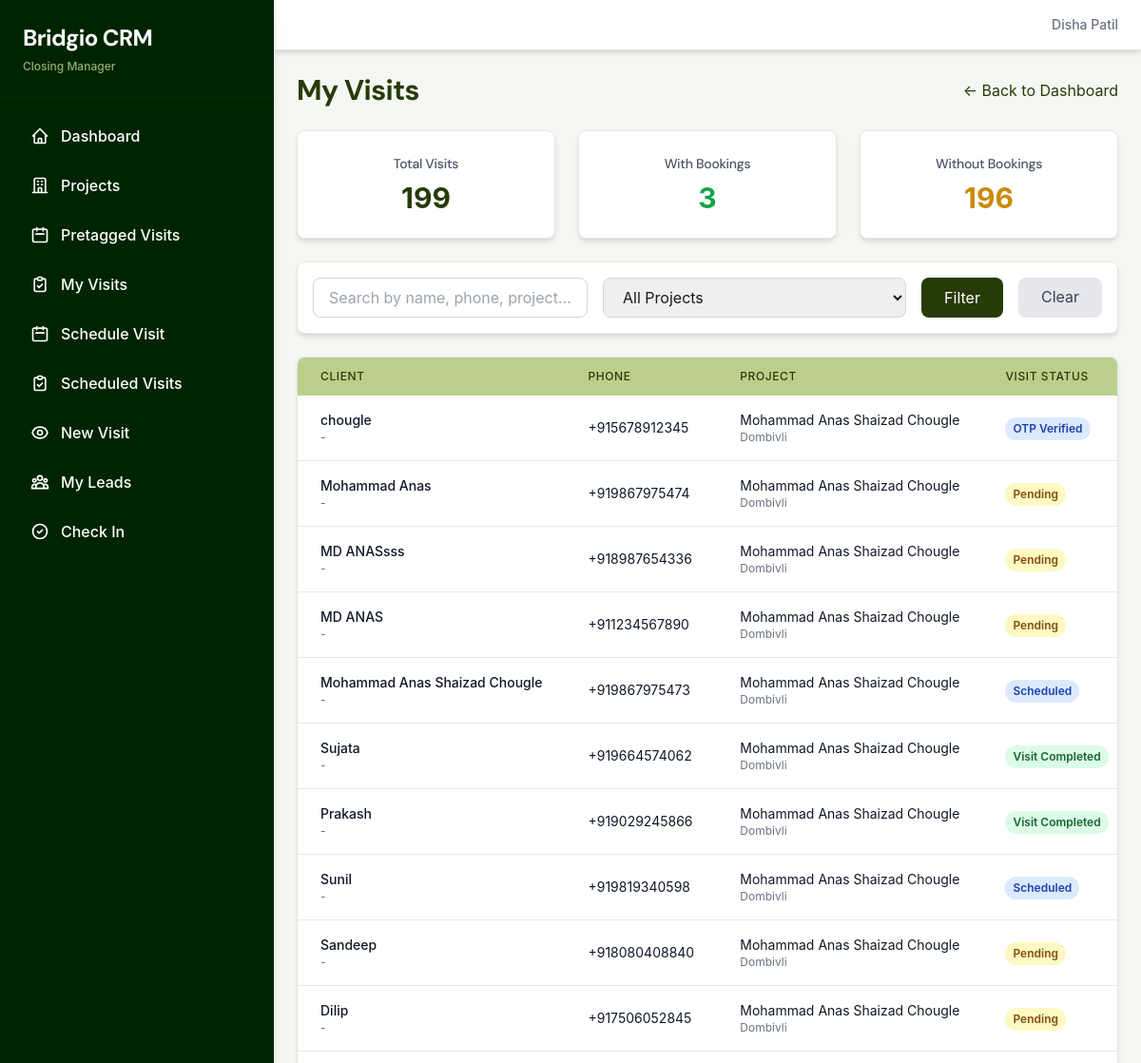
The page /leads/my-visits/ (signed in, upper part) on the database as committed earlier.
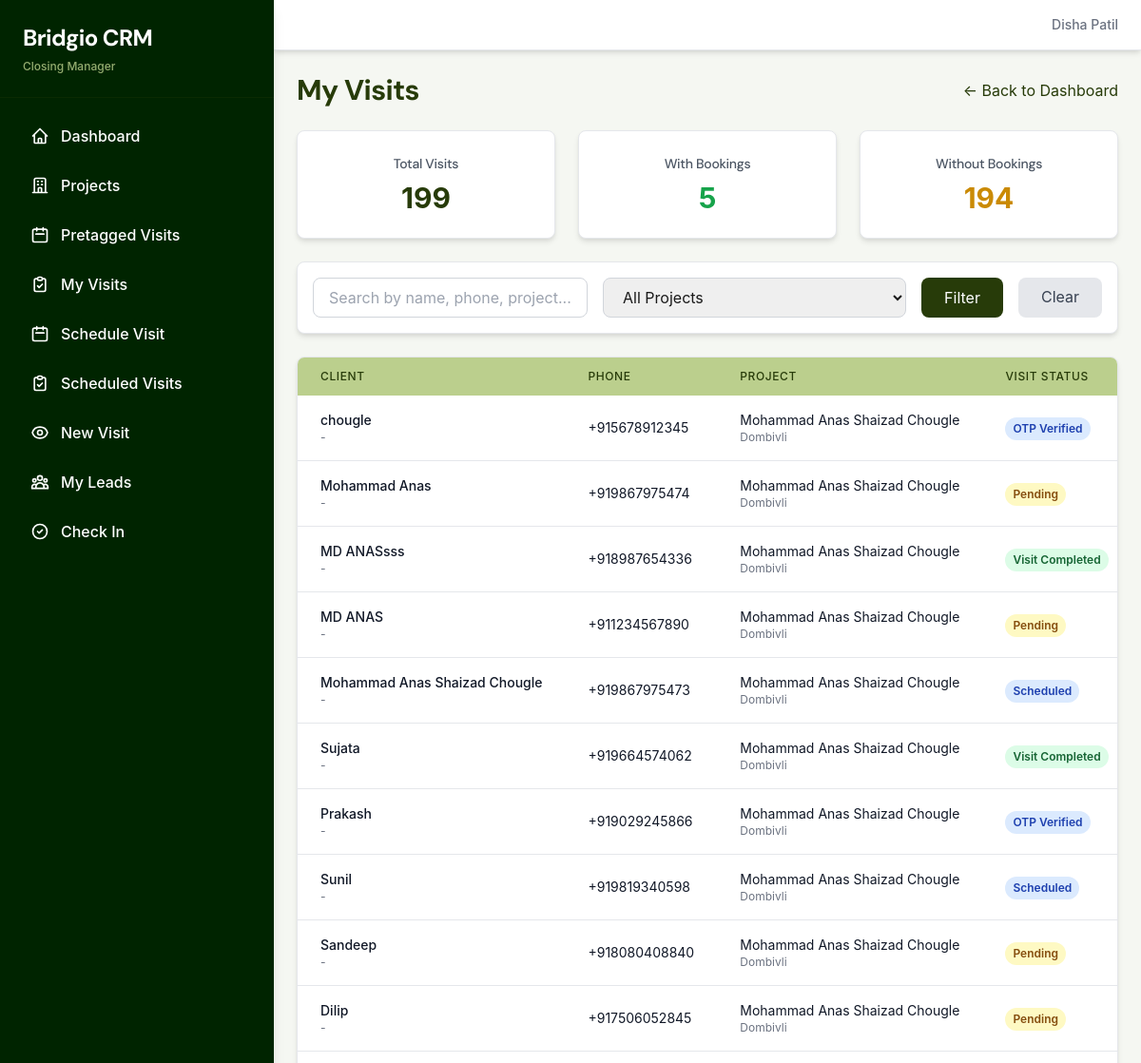
The same page on the database as committed later.
### leads/models.py (models this page shows, shortened)
class Lead(models.Model):
    GENDER_CHOICES = [
        ('male', 'Male'),
        ('female', 'Female'),
        ('other', 'Other'),
    ]
    RESIDENCE_CHOICES = [
        ('own', 'Own'),
        ('rent', 'Rent'),
    ]
    OCCUPATION_CHOICES = [
        ('self_emp', 'Self Employed'),
        ('service', 'Service'),
        ('homemaker', 'Homemaker'),
        ('business', 'Business'),
        ('retired', 'Retired'),
        ('other', 'Other'),
    ]
    PURPOSE_CHOICES = [
        ('investment', 'Investment'),
        ('first_home', 'First Home'),
        ('second_home', 'Second Home'),
        ('retirement_home', 'Retirement Home'),
    ]
    VISIT_TYPE_CHOICES = [
        ('family', 'Family'),
        ('alone', 'Alone'),
    ]
    VISIT_SOURCE_CHOICES = [
        ('call', 'Call Generated'),
        ('cp', 'Channel Partner'),
        ('walkin', 'Direct Walk-in'),
    ]
    name = models.CharField(max_length=200)
    phone = models.CharField(max_length=15, db_index=True, unique=True, help_text="Unique phone number - used for deduplication")
    email = models.EmailField(blank=True)
    age = models.IntegerField(null=True, blank=True, validators=[MinValueValidator(18), MaxValueValidator(100)])
    gender = models.CharField(max_length=10, choices=GENDER_CHOICES, blank=True)
    locality = models.CharField(max_length=200, blank=True)
    current_residence = models.CharField(max_length=10, choices=RESIDENCE_CHOICES, blank=True)
    occupation = models.CharField(max_length=20, choices=OCCUPATION_CHOICES, blank=True)
    company_name = models.CharField(max_length=200, blank=True)
    designation = models.CharField(max_length=200, blank=True)
    configurations = models.ManyToManyField(
        GlobalConfiguration,
        related_name='leads',
        blank=True,
        help_text="Preferred configurations (multiple selection)"
    )
    project = models.ForeignKey(
        Project,
        on_delete=models.SET_NULL,
        null=True,
        blank=True,
        related_name='legacy_leads',
        help_text="DEPRECATED: Use project_associations instead"
    )
    budget = models.DecimalField(max_digits=15, decimal_places=2, null=True, blank=True, help_text="Overall budget preference")
    purpose = models.CharField(max_length=20, choices=PURPOSE_CHOICES, blank=True)
    visit_type = models.CharField(max_length=10, choices=VISIT_TYPE_CHOICES, blank=True)
    is_first_visit = models.BooleanField(default=True)
    how_did_you_hear = models.CharField(max_length=200, blank=True)
    visit_source = models.CharField(
        max_length=20,
        choices=VISIT_SOURCE_CHOICES,
        blank=True,
        null=True,
        help_text="How was this visit generated? (Call, CP, or Walk-in)"
    )
    channel_partner = models.ForeignKey(
        ChannelPartner,
        on_delete=models.SET_NULL,
        null=True,
        blank=True,
        related_name='leads'
    )
    cp_firm_name = models.CharField(max_length=200, blank=True)  # Fallback if CP not in master
    cp_name = models.CharField(max_length=200, blank=True)
    cp_phone = models.CharField(max_length=15, blank=True)
    cp_rera_number = models.CharField(max_length=50, blank=True)
    notes = models.TextField(blank=True, help_text="General notes about the lead, conversations, preferences, etc.")
    created_by = models.ForeignKey(
        User,
        on_delete=models.SET_NULL,
        null=True,
        related_name='created_leads'
    )
    created_at = models.DateTimeField(auto_now_add=True)
    updated_at = models.DateTimeField(auto_now=True)
    is_archived = models.BooleanField(default=False)
    is_pretagged = models.BooleanField(default=False, help_text="DEPRECATED: Use LeadProjectAssociation.is_pretagged instead")
    class Meta:
        db_table = 'leads'
        ordering = ['-created_at']
        indexes = [
            models.Index(fields=['phone']),
            models.Index(fields=['is_archived', '-created_at']),
        ]

### leads/views.py (the view)
# urls.py: path('my-visits/', closing_manager_visits, name='closing_manager_visits'),
@login_required
def closing_manager_visits(request):
    if not request.user.is_closing_manager():
        messages.error(request, 'Only Closing Managers can view their visits.')
        return redirect('dashboard')
    assigned_projects = request.user.assigned_projects.filter(is_active=True)
    associations = LeadProjectAssociation.objects.filter(
        project__in=assigned_projects,
        is_archived=False
    ).filter(
        Q(status='visit_completed') |
        Q(phone_verified=True) |
        Q(status='visit_scheduled') |
        Q(is_pretagged=True)
    ).select_related('lead', 'project', 'assigned_to', 'created_by')
    search = request.GET.get('search', '')
    if search:
        associations = associations.filter(
            Q(lead__name__icontains=search) |
            Q(lead__phone__icontains=search) |
            Q(project__name__icontains=search)
        )
    project_id = request.GET.get('project', '')
    if project_id:
        associations = associations.filter(project_id=project_id)
    projects = assigned_projects.order_by('name')
    lead_ids = associations.values_list('lead_id', flat=True).distinct()
    leads = Lead.objects.filter(id__in=lead_ids, is_archived=False).order_by('-created_at')
    paginator = Paginator(leads, 25)
    page = request.GET.get('page', 1)
    leads_page = paginator.get_page(page)
    lead_associations_dict = {}
    for lead in leads_page:
        lead_associations_dict[lead.id] = lead.project_associations.filter(
            project__in=assigned_projects,
            is_archived=False
        ).filter(
            Q(status='visit_completed') |
            Q(phone_verified=True) |
            Q(status='visit_scheduled') |
            Q(is_pretagged=True)
        ).select_related('project', 'assigned_to', 'created_by')
    total_visits = associations.count()
    visits_with_bookings = 0
    for assoc in associations:
        if assoc.lead.bookings.exists():
            visits_with_bookings += 1
    visits_without_bookings = total_visits - visits_with_bookings
    context = {
        'leads': leads_page,
        'lead_associations': lead_associations_dict,
        'projects': projects,
        'search': search,
        'selected_project': project_id,
        'total_visits': total_visits,
        'visits_with_bookings': visits_with_bookings,
        'visits_without_bookings': visits_without_bookings,
    }
    return render(request, 'leads/closing_manager_visits.html', context)

### accounts/models.py (called while the page is built)
    def is_super_admin(self):
        return self.role == 'super_admin'

    def is_mandate_owner(self):
        return self.role == 'mandate_owner'

    def is_site_head(self):
        return self.role == 'site_head'

    def is_closing_manager(self):
        return self.role == 'closing_manager'

    def is_sourcing_manager(self):
        return self.role == 'sourcing_manager'

### leads/templatetags/lead_filters.py (called while the page is built)
@register.filter
def get_item(dictionary, key):
    if dictionary is None:
        return []
    result = dictionary.get(key, [])
    if not isinstance(result, (list, tuple)):
        try:
            return list(result)
        except (TypeError, AttributeError):
            return []
    return result

@register.filter
def first(queryset):
    if queryset is None:
        return None
    try:
        if hasattr(queryset, 'first'):
            return queryset.first()
        elif hasattr(queryset, '__iter__'):
            return next(iter(queryset), None)
        return None
    except (StopIteration, TypeError):
        return None

### templates/leads/closing_manager_visits.html (shortened to what the changed rows need)
{% extends 'base.html' %}
{% load lead_filters %}
{% block content %}
<div class="max-w-7xl mx-auto space-y-6">
    <div class="flex justify-between items-center">
        <h1 class="text-3xl font-heading font-bold text-olive-primary">My Visits</h1>
    </div>
    <div class="grid grid-cols-1 md:grid-cols-3 gap-6">
        <div class="bg-card-bg rounded-lg shadow-premium border border-border-light p-6 text-center">
            <h3 class="text-sm font-medium text-gray-600 mb-2">With Bookings</h3>
            <p class="text-3xl font-bold text-green-600">{{ visits_with_bookings }}</p>
        </div>
        <div class="bg-card-bg rounded-lg shadow-premium border border-border-light p-6 text-center">
            <h3 class="text-sm font-medium text-gray-600 mb-2">Without Bookings</h3>
            <p class="text-3xl font-bold text-yellow-600">{{ visits_without_bookings }}</p>
        </div>
    </div>
    <div class="bg-card-bg rounded-lg shadow-premium border border-border-light overflow-hidden">
        {% if leads %}
        <div class="overflow-x-auto">
            <table class="w-full">
                <thead class="bg-olive-lighter">
                    <tr>
                        <th class="px-6 py-3 text-left text-xs font-medium text-olive-primary uppercase tracking-wider">Client</th>
                        <th class="px-6 py-3 text-left text-xs font-medium text-olive-primary uppercase tracking-wider">Phone</th>
                        <th class="px-6 py-3 text-left text-xs font-medium text-olive-primary uppercase tracking-wider">Project</th>
                        <th class="px-6 py-3 text-left text-xs font-medium text-olive-primary uppercase tracking-wider">Visit Status</th>
                    </tr>
                </thead>
                <tbody class="bg-card-bg divide-y divide-gray-200">
                    {% for lead in leads %}
                    {% with associations=lead_associations|get_item:lead.id %}
                    {% with assoc=associations|first %}
                    <tr class="hover:bg-olive-lighter transition">
                        <td class="px-6 py-4 whitespace-nowrap">
                            <div class="text-sm font-medium text-gray-900">{{ lead.name }}</div>
                            <div class="text-xs text-gray-500">{{ lead.email|default:"-" }}</div>
                        </td>
                        <td class="px-6 py-4 whitespace-nowrap">
                            <div class="text-sm text-gray-900">{{ lead.phone }}</div>
                        </td>
                        <td class="px-6 py-4 whitespace-nowrap">
                            {% if assoc %}
                            <div class="text-sm text-gray-900">{{ assoc.project.name }}</div>
                            <div class="text-xs text-gray-500">{{ assoc.project.location }}</div>
                            {% else %}
                            <div class="text-sm text-gray-500">No project</div>
                            {% endif %}
                        </td>
                        <td class="px-6 py-4 whitespace-nowrap">
                            {% if assoc %}
                                {% if assoc.status == 'visit_completed' %}
                                    <span class="inline-flex px-2 py-1 text-xs font-semibold rounded-full bg-green-100 text-green-800">
                                        Visit Completed
                                    </span>
                                {% elif assoc.status == 'visit_scheduled' %}
                                    <span class="inline-flex px-2 py-1 text-xs font-semibold rounded-full bg-blue-100 text-blue-800">
                                        Scheduled
                                    </span>
                                {% elif assoc.phone_verified %}
                                    <span class="inline-flex px-2 py-1 text-xs font-semibold rounded-full bg-blue-100 text-blue-800">
                                        OTP Verified
                                    </span>
                                {% else %}
                                    <span class="inline-flex px-2 py-1 text-xs font-semibold rounded-full bg-yellow-100 text-yellow-800">
                                        Pending
                                    </span>
                                {% endif %}
                            {% else %}
                                <span class="inline-flex px-2 py-1 text-xs font-semibold rounded-full bg-gray-100 text-gray-800">
                                    Unknown
                                </span>
                            {% endif %}
                        </td>
                    </tr>
                    {% endwith %}
                    {% endwith %}
                    {% endfor %}
                </tbody>
            </table>
        </div>
        {% else %}
        <div class="p-12 text-center">
            <p class="text-gray-500 text-lg">No visits found.</p>
            <p class="text-gray-400 text-sm mt-2">Complete visits to see them here.</p>
        </div>
        {% endif %}
    </div>
</div>
{% endblock %}

Rows that differ between the two databases and show on the page:
computed for Lead "MD ANASsss": text "Pending" → "Visit Completed"
changed LeadProjectAssociation (number 3 of 10 on the later page): status "contacted" → "visit_completed" (drawn)
changed Lead "Prakash": text "Visit Completed" → "OTP Verified"
changed LeadProjectAssociation (number 7 of 10 on the later page): status "visit_completed" → "booked" (drawn)
Other text that changed with them:
{{ visits_with_bookings }}: "3" → "5"
{{ visits_without_bookings }}: "196" → "194"
